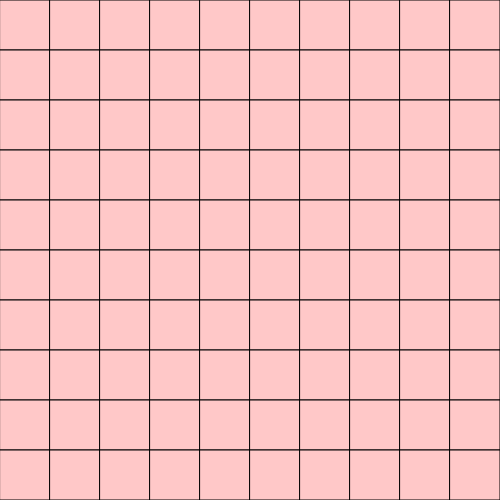
Frame 1 (no input)
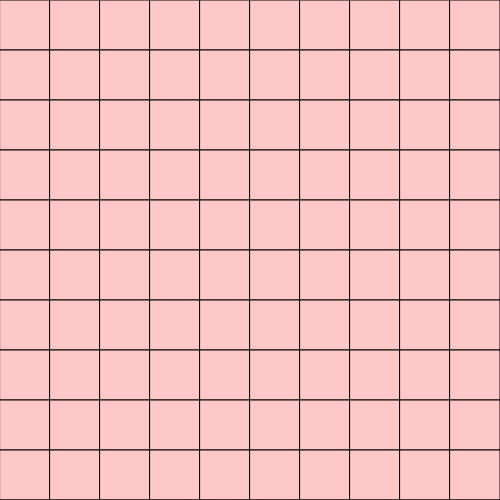
Frame 2 (the mouse pressed at the canvas centre, redrawn once)

The p5.js sketch that drew these frames (run headless with seeded random() and noise() and a simulated clock; the mouse was pressed at the canvas centre and the sketch redrawn once):

// p5.js sketch
// ── sketch.js

let size = 50;
let height = 0;
function setup() {
//test
  createCanvas(500,500);
  noLoop();
  }
//
//loop in a loop
  function draw() {
    fill(255,200,200);
    //edit
    for(let i = 0; i <10; i++){
      for(let x = 0; x < 10; x++){
        rect(size*x, height, size, size);
        console.log("x: "+x+", height:" +height);
      }
        height = height + 50
      }
//test
  }
